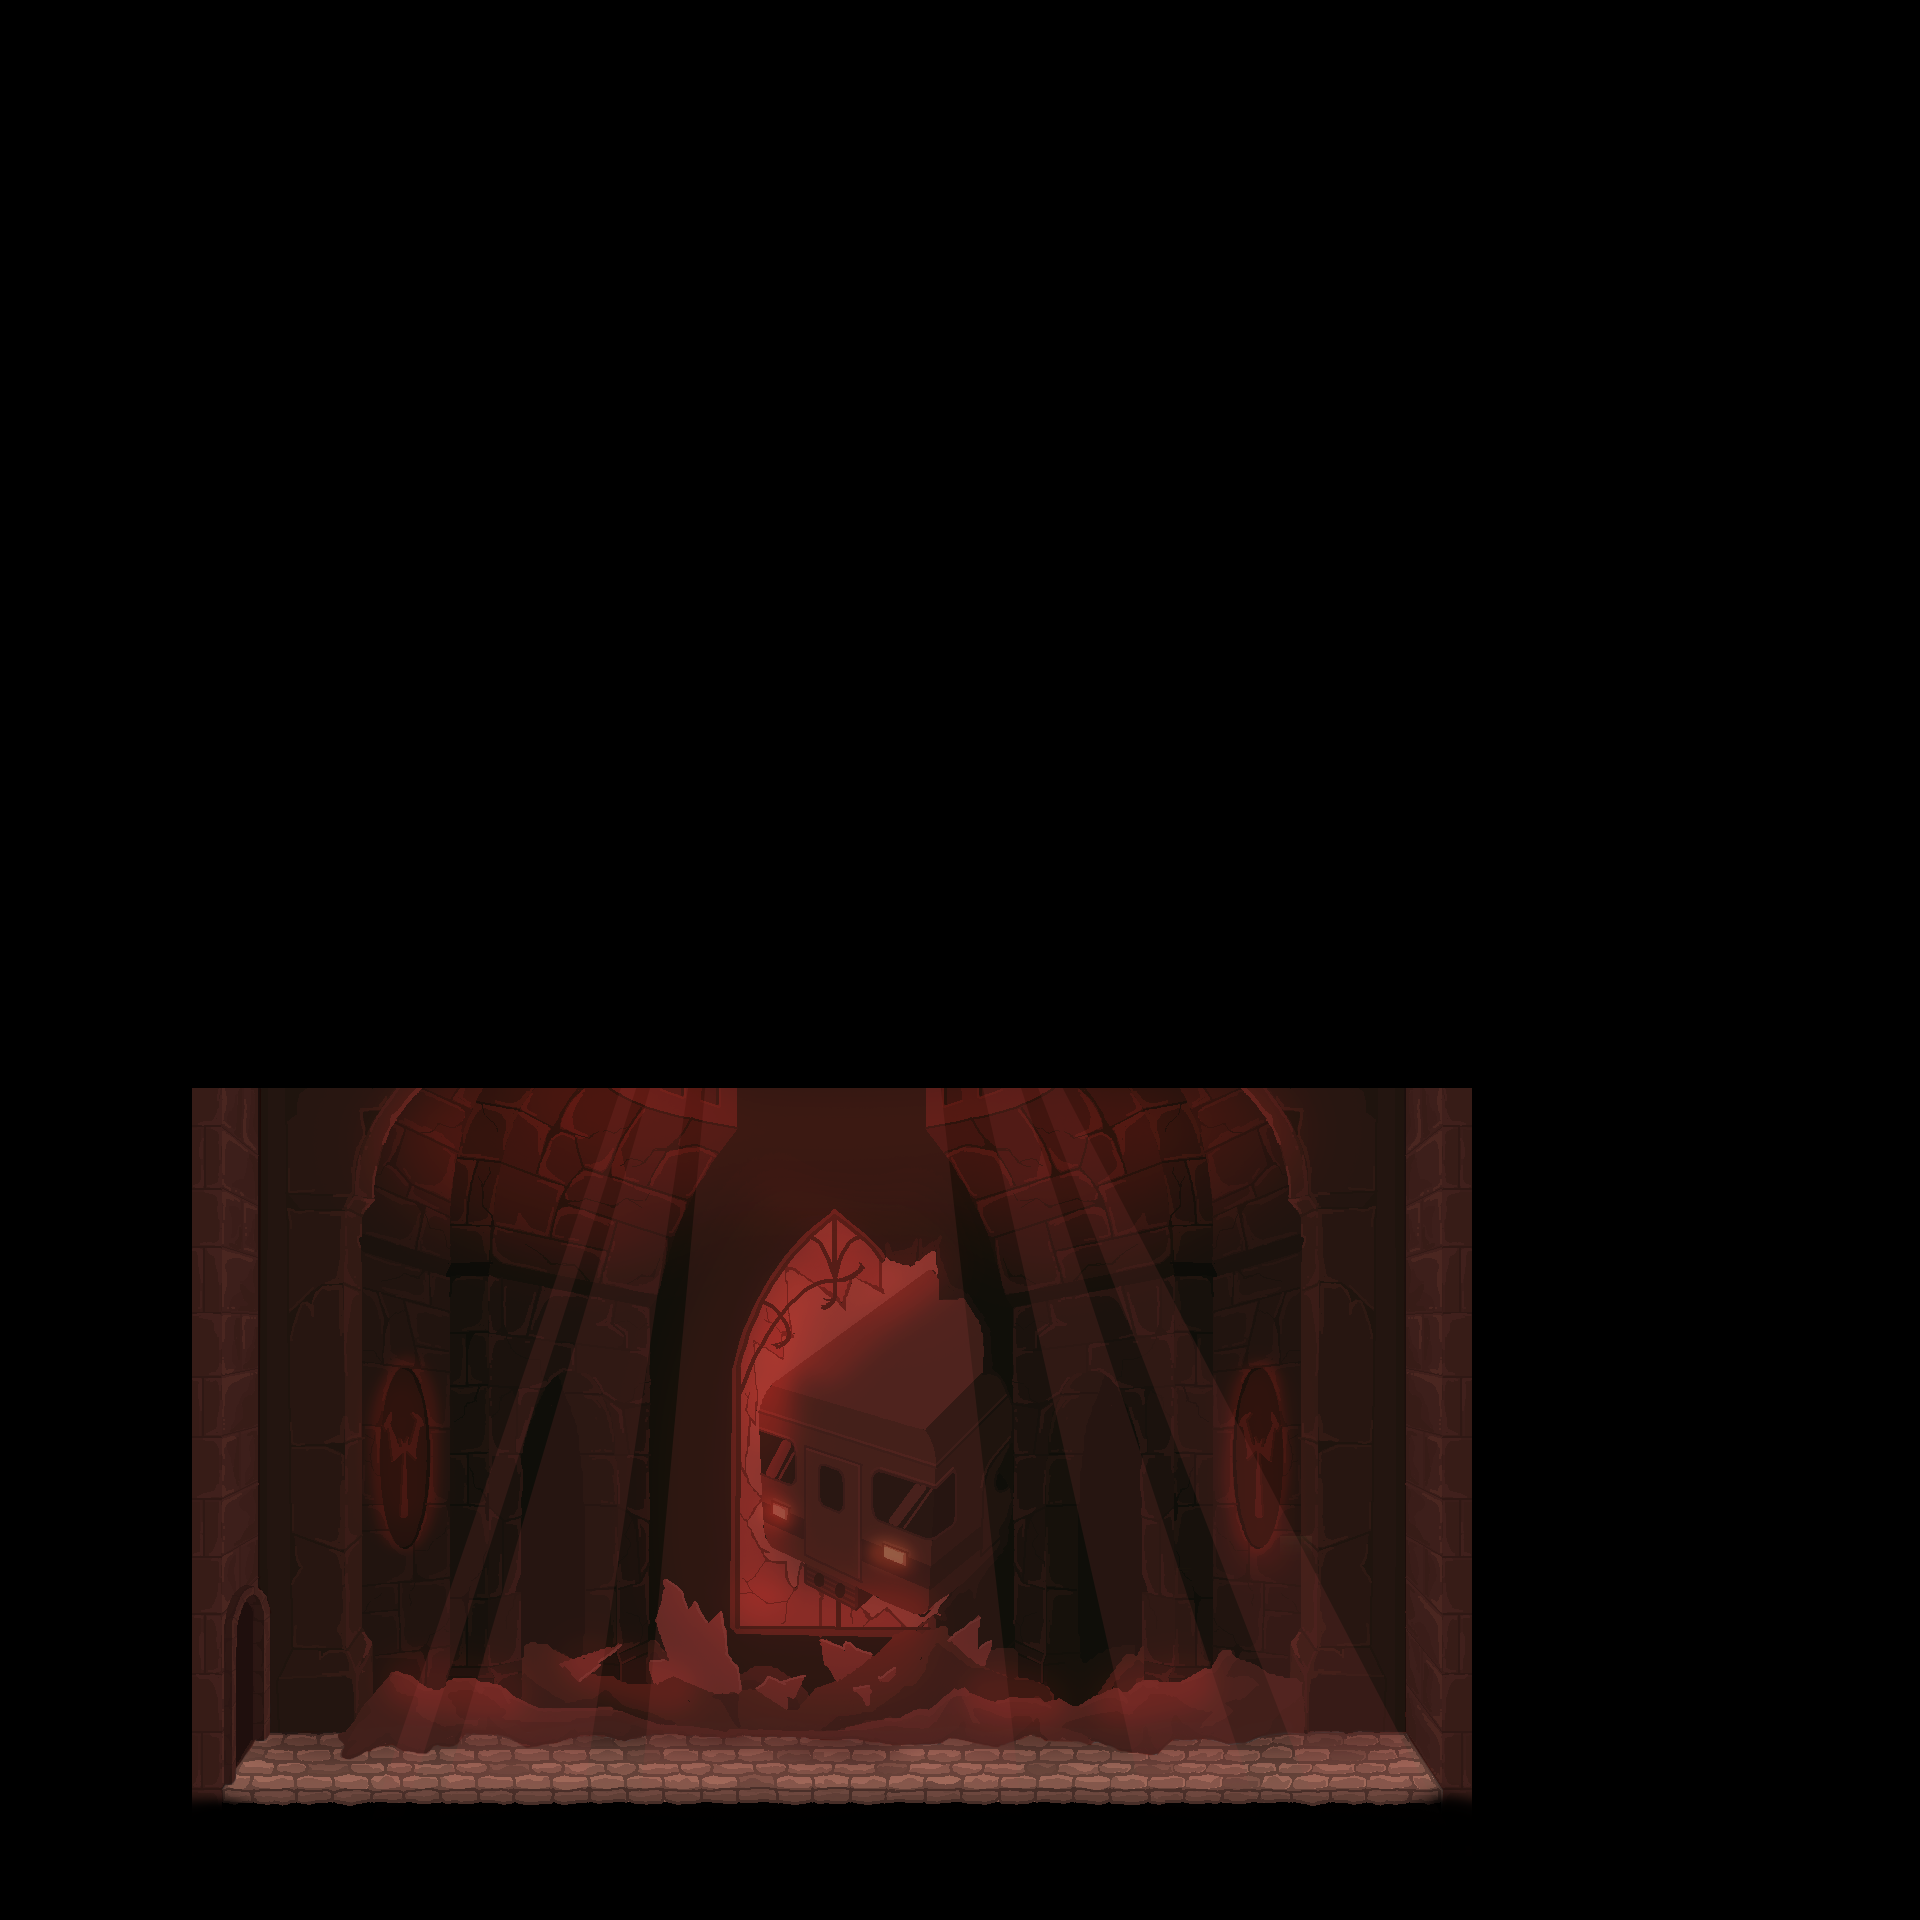

Tiled map render using the project's own tile images. Description and the map definition, with tile-layer contents summarised, below:
An orthogonal 60x60 tile map with 32x32 px tiles, 6 tile layers (FondoNegro, Fondo, Graffitis, Suelo, ...), 5 tilesets and 5 objects.

<map version="1.10" tiledversion="1.10.2" orientation="orthogonal" renderorder="right-down" width="60" height="60" tilewidth="32" tileheight="32" infinite="0" nextlayerid="41" nextobjectid="400">
 <tileset firstgid="1" name="tmw_desert_spacing" tilewidth="32" tileheight="32" spacing="1" margin="1" tilecount="48" columns="8">
  <image source="tmw_desert_spacing.png" width="265" height="199" />
  <wangsets>
   <wangset name="Brick" type="corner" tile="9">
    <wangcolor name="" color="#ff0000" tile="-1" probability="1" />
    <wangtile tileid="0" wangid="0,0,0,1,0,0,0,0" />
    <wangtile tileid="1" wangid="0,0,0,1,0,1,0,0" />
    <wangtile tileid="2" wangid="0,0,0,0,0,1,0,0" />
    <wangtile tileid="8" wangid="0,1,0,1,0,0,0,0" />
    <wangtile tileid="9" wangid="0,1,0,1,0,1,0,1" />
    <wangtile tileid="10" wangid="0,0,0,0,0,1,0,1" />
    <wangtile tileid="16" wangid="0,1,0,0,0,0,0,0" />
    <wangtile tileid="17" wangid="0,1,0,0,0,0,0,1" />
    <wangtile tileid="18" wangid="0,0,0,0,0,0,0,1" />
    <wangtile tileid="19" wangid="0,1,0,0,0,1,0,1" />
    <wangtile tileid="20" wangid="0,1,0,1,0,0,0,1" />
    <wangtile tileid="27" wangid="0,0,0,1,0,1,0,1" />
    <wangtile tileid="28" wangid="0,1,0,1,0,1,0,0" />
   </wangset>
   <wangset name="Marble" type="corner" tile="33">
    <wangcolor name="" color="#ff0000" tile="-1" probability="1" />
    <wangtile tileid="24" wangid="0,0,0,1,0,0,0,0" />
    <wangtile tileid="25" wangid="0,0,0,1,0,1,0,0" />
    <wangtile tileid="26" wangid="0,0,0,0,0,1,0,0" />
    <wangtile tileid="32" wangid="0,1,0,1,0,0,0,0" />
    <wangtile tileid="33" wangid="0,1,0,1,0,1,0,1" />
    <wangtile tileid="34" wangid="0,0,0,0,0,1,0,1" />
    <wangtile tileid="35" wangid="0,1,0,0,0,1,0,1" />
    <wangtile tileid="36" wangid="0,1,0,1,0,0,0,1" />
    <wangtile tileid="40" wangid="0,1,0,0,0,0,0,0" />
    <wangtile tileid="41" wangid="0,1,0,0,0,0,0,1" />
    <wangtile tileid="42" wangid="0,0,0,0,0,0,0,1" />
    <wangtile tileid="43" wangid="0,0,0,1,0,1,0,1" />
    <wangtile tileid="44" wangid="0,1,0,1,0,1,0,0" />
   </wangset>
   <wangset name="Sand" type="corner" tile="14">
    <wangcolor name="" color="#ff0000" tile="29" probability="1" />
    <wangtile tileid="3" wangid="0,1,0,0,0,1,0,1" />
    <wangtile tileid="4" wangid="0,1,0,1,0,0,0,1" />
    <wangtile tileid="5" wangid="0,0,0,1,0,0,0,0" />
    <wangtile tileid="6" wangid="0,0,0,1,0,1,0,0" />
    <wangtile tileid="7" wangid="0,0,0,0,0,1,0,0" />
    <wangtile tileid="11" wangid="0,0,0,1,0,1,0,1" />
    <wangtile tileid="12" wangid="0,1,0,1,0,1,0,0" />
    <wangtile tileid="13" wangid="0,1,0,1,0,0,0,0" />
    <wangtile tileid="14" wangid="0,1,0,1,0,1,0,1" />
    <wangtile tileid="15" wangid="0,0,0,0,0,1,0,1" />
    <wangtile tileid="21" wangid="0,1,0,0,0,0,0,0" />
    <wangtile tileid="22" wangid="0,1,0,0,0,0,0,1" />
    <wangtile tileid="23" wangid="0,0,0,0,0,0,0,1" />
   </wangset>
  </wangsets>
 </tileset>
 <tileset firstgid="49" name="MapMetadata" tilewidth="32" tileheight="32" spacing="1" margin="1" tilecount="2" columns="2">
  <image source="MapMetadata.png" width="67" height="34" />
 </tileset>
 <tileset firstgid="51" name="atlas_backgrounds" tilewidth="32" tileheight="32" tilecount="14160" columns="236">
  <image source="atlas_backgrounds.png" width="7559" height="1920" />
 </tileset>
 <tileset firstgid="14211" name="background3" tilewidth="32" tileheight="32" tilecount="9063" columns="159">
  <image source="background3.png" trans="ff00ff" width="5112" height="1848" />
 </tileset>
 <tileset firstgid="23274" name="background_boss" tilewidth="32" tileheight="32" tilecount="1920" columns="80">
  <image source="background_boss.png" trans="ff00ff" width="2560" height="768" />
 </tileset>
 <layer id="28" name="FondoNegro" width="60" height="60">
  <properties>
   <property name="Draw" type="bool" value="true" />
  </properties>
  <data>[3600 cells, 3600 non-empty, 1 distinct tile ids]</data>
 </layer>
 <layer id="18" name="Fondo" width="60" height="60">
  <properties>
   <property name="Draw" type="bool" value="true" />
  </properties>
  <data>[3600 cells, 961 non-empty, 961 distinct tile ids]</data>
 </layer>
 <layer id="34" name="Graffitis" width="60" height="60" opacity="0.8">
  <properties>
   <property name="Draw" type="bool" value="true" />
  </properties>
  <data>[3600 cells, 0 non-empty, 0 distinct tile ids]</data>
 </layer>
 <layer id="1" name="Suelo" width="60" height="60">
  <properties>
   <property name="Draw" type="bool" value="true" />
  </properties>
  <data>[3600 cells, 87 non-empty, 51 distinct tile ids]</data>
 </layer>
 <layer id="19" name="Deco" width="60" height="60">
  <properties>
   <property name="Draw" type="bool" value="true" />
  </properties>
  <data>[3600 cells, 4 non-empty, 4 distinct tile ids]</data>
 </layer>
 <layer id="39" name="Profundidad" width="60" height="60">
  <properties>
   <property name="Prof1" type="bool" value="true" />
  </properties>
  <data>[3600 cells, 960 non-empty, 960 distinct tile ids]</data>
 </layer>
 <objectgroup id="32" name="Giro" visible="0" />
 <objectgroup id="40" name="Boss">
  <object id="399" x="39.123" y="1874.14" width="1866.98" height="50.3509" />
 </objectgroup>
 <objectgroup id="27" name="Dialogos" visible="0">
  <object id="394" x="737" y="1184" width="32" height="704">
   <properties>
    <property name="ID" value="1" />
   </properties>
  </object>
 </objectgroup>
 <objectgroup id="12" name="Colisiones">
  <object id="373" x="192" y="1120" width="42" height="640" />
  <object id="374" x="1414" y="1120" width="58" height="640" />
  <object id="392" x="192" y="1760" width="1280" height="90" />
 </objectgroup>
</map>
